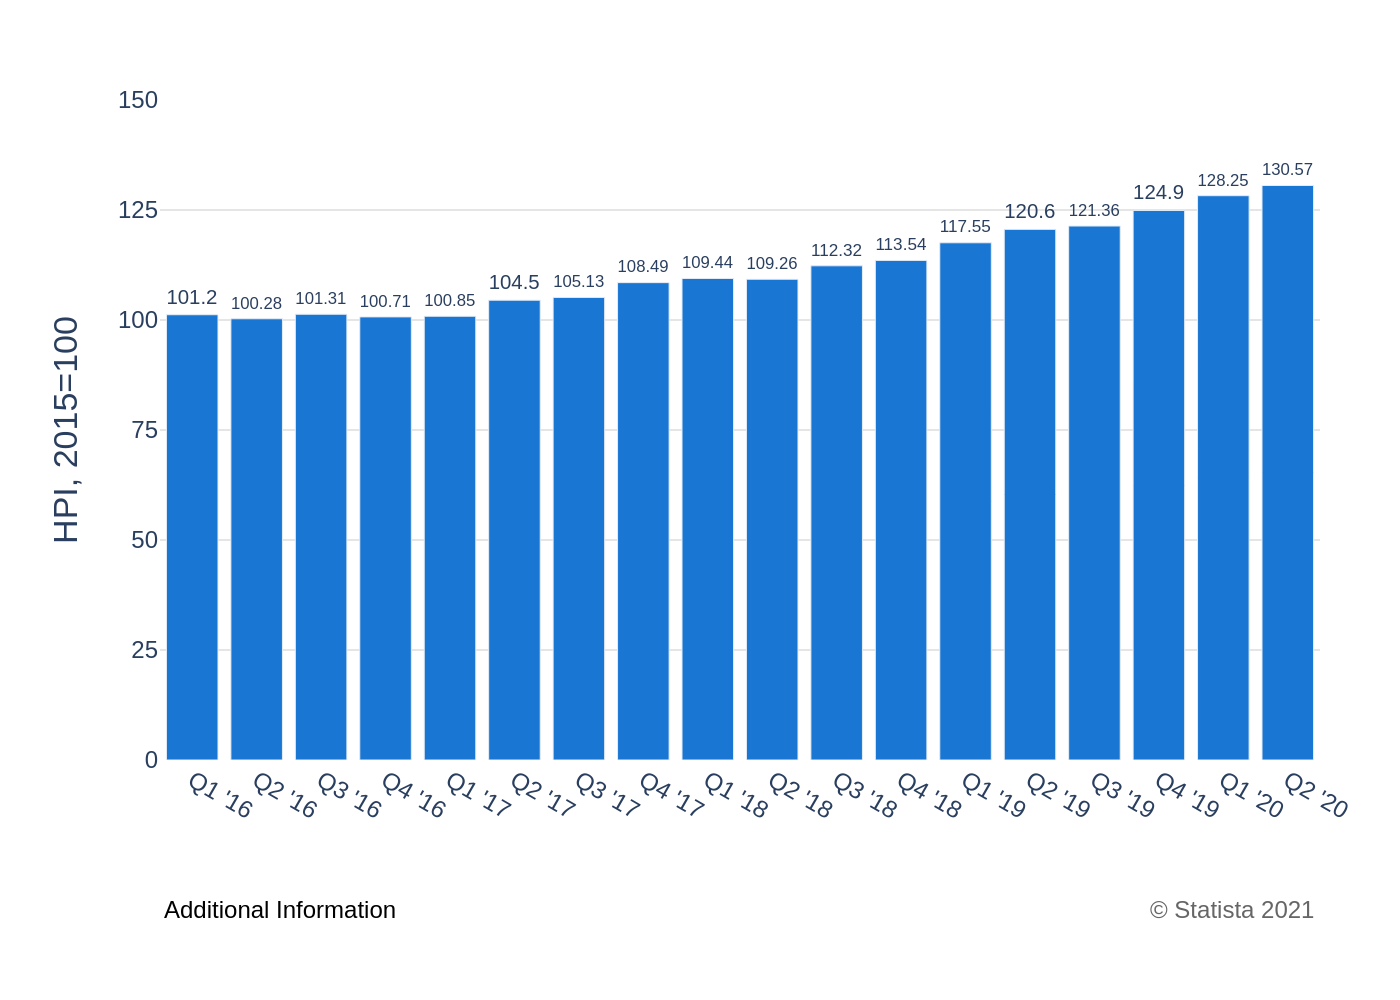

Generate this figure with Python:
import sys
import json
import os
import plotly.graph_objects as go

# Check for command-line argument
if len(sys.argv) != 2:
    print("Usage: python script.py <path_to_json_file>")
    sys.exit(1)

json_path = sys.argv[1]

# Check if the JSON file exists
if not os.path.exists(json_path):
    print(f"Error: JSON file not found at {json_path}")
    sys.exit(1)

# Read data from JSON file
with open(json_path, 'r', encoding='utf-8') as f:
    chart_info = json.load(f)

# Extract data for plotting
chart_data = chart_info['chart_data']
texts = chart_info['texts']
colors = chart_info['colors']

# Prepare data for the trace
categories = chart_data['categories']
series_data = chart_data['series'][0]['data']

# Create the figure
fig = go.Figure()

# Add the bar trace
fig.add_trace(go.Bar(
    x=categories,
    y=series_data,
    marker_color=colors[0],
    text=series_data,
    textposition='outside',
    cliponaxis=False,
    texttemplate='%{text}',
    textfont=dict(family="Arial", size=12)
))

# Update layout for a clean and accurate look
annotations = []
if texts.get('note'):
    annotations.append(
        dict(
            xref='paper', yref='paper',
            x=0, y=-0.2,
            xanchor='left', yanchor='top',
            text=texts['note'],
            showarrow=False,
            font=dict(family="Arial", size=12, color="#000000")
        )
    )

if texts.get('source'):
    annotations.append(
        dict(
            xref='paper', yref='paper',
            x=1, y=-0.2,
            xanchor='right', yanchor='top',
            text=texts['source'],
            showarrow=False,
            font=dict(family="Arial", size=12, color="#666666")
        )
    )

fig.update_layout(
    title_text=texts.get('title'),
    font=dict(family="Arial", size=14),
    plot_bgcolor='white',
    xaxis=dict(
        title_text=texts.get('x_axis_title'),
        showgrid=False,
        showline=False,
        tickfont=dict(size=12)
    ),
    yaxis=dict(
        title_text=texts.get('y_axis_title'),
        range=[0, 150],
        tick0=0,
        dtick=25,
        showgrid=True,
        gridcolor='#e5e5e5',
        tickfont=dict(size=12)
    ),
    showlegend=False,
    margin=dict(l=80, r=40, t=50, b=120),
    annotations=annotations
)

# Determine output filename
base_filename = os.path.splitext(json_path)[0]
output_filename = f"{base_filename}.png"

# Save the figure to a file
fig.write_image(output_filename, scale=2)

print(f"Chart saved to {output_filename}")
